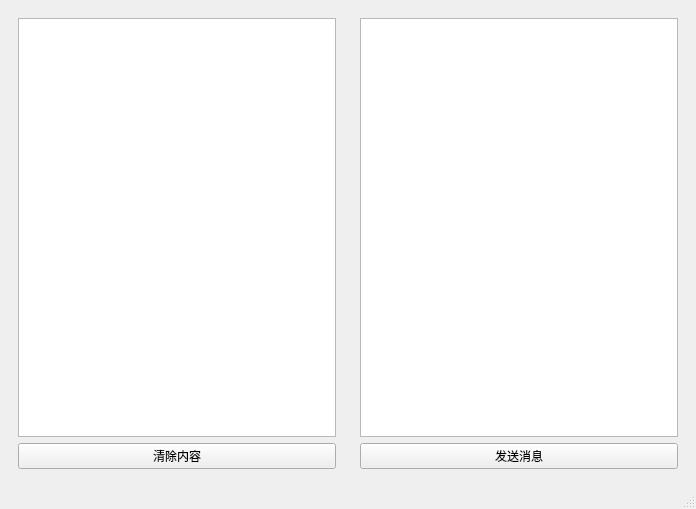
<?xml version="1.0" encoding="UTF-8"?>
<ui version="4.0">
 <class>MainWindow</class>
 <widget class="QMainWindow" name="MainWindow">
  <property name="geometry">
   <rect>
    <x>0</x>
    <y>0</y>
    <width>696</width>
    <height>509</height>
   </rect>
  </property>
  <property name="windowTitle">
   <string>MainWindow</string>
  </property>
  <widget class="QWidget" name="centralwidget">
   <layout class="QHBoxLayout" name="horizontalLayout">
    <item>
     <widget class="QWidget" name="widget" native="true">
      <layout class="QVBoxLayout" name="verticalLayout_2">
       <item>
        <widget class="QTextEdit" name="textEdit_2"/>
       </item>
       <item>
        <widget class="QPushButton" name="pushButton_2">
         <property name="text">
          <string>清除内容</string>
         </property>
        </widget>
       </item>
      </layout>
     </widget>
    </item>
    <item>
     <widget class="QWidget" name="widget_2" native="true">
      <layout class="QVBoxLayout" name="verticalLayout">
       <item>
        <widget class="QTextEdit" name="textEdit"/>
       </item>
       <item>
        <widget class="QPushButton" name="pushButton">
         <property name="text">
          <string>发送消息</string>
         </property>
        </widget>
       </item>
      </layout>
     </widget>
    </item>
   </layout>
  </widget>
  <widget class="QMenuBar" name="menubar">
   <property name="geometry">
    <rect>
     <x>0</x>
     <y>0</y>
     <width>696</width>
     <height>27</height>
    </rect>
   </property>
  </widget>
  <widget class="QStatusBar" name="statusbar"/>
 </widget>
 <resources/>
 <connections/>
</ui>
